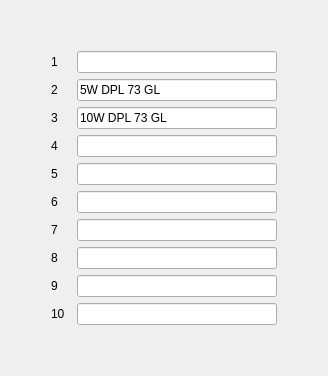
     <widget class="QWidget" name="tab_2">
      <attribute name="title">
       <string>Tx Macros</string>
      </attribute>
      <layout class="QVBoxLayout" name="verticalLayout_4">
       <item>
        <spacer name="verticalSpacer_5">
         <property name="orientation">
          <enum>Qt::Vertical</enum>
         </property>
         <property name="sizeHint" stdset="0">
          <size>
           <width>20</width>
           <height>40</height>
          </size>
         </property>
        </spacer>
       </item>
       <item>
        <layout class="QGridLayout" name="gridLayout">
         <item row="6" column="1">
          <widget class="QLabel" name="label_17">
           <property name="sizePolicy">
            <sizepolicy hsizetype="Fixed" vsizetype="Preferred">
             <horstretch>0</horstretch>
             <verstretch>0</verstretch>
            </sizepolicy>
           </property>
           <property name="minimumSize">
            <size>
             <width>20</width>
             <height>0</height>
            </size>
           </property>
           <property name="maximumSize">
            <size>
             <width>20</width>
             <height>16777215</height>
            </size>
           </property>
           <property name="text">
            <string>7</string>
           </property>
          </widget>
         </item>
         <item row="5" column="2">
          <widget class="QLineEdit" name="macro6">
           <property name="sizePolicy">
            <sizepolicy hsizetype="Fixed" vsizetype="Fixed">
             <horstretch>0</horstretch>
             <verstretch>0</verstretch>
            </sizepolicy>
           </property>
           <property name="minimumSize">
            <size>
             <width>200</width>
             <height>0</height>
            </size>
           </property>
           <property name="maximumSize">
            <size>
             <width>200</width>
             <height>16777215</height>
            </size>
           </property>
          </widget>
         </item>
         <item row="0" column="2">
          <widget class="QLineEdit" name="macro1">
           <property name="sizePolicy">
            <sizepolicy hsizetype="Fixed" vsizetype="Fixed">
             <horstretch>0</horstretch>
             <verstretch>0</verstretch>
            </sizepolicy>
           </property>
           <property name="minimumSize">
            <size>
             <width>200</width>
             <height>0</height>
            </size>
           </property>
           <property name="maximumSize">
            <size>
             <width>200</width>
             <height>16777215</height>
            </size>
           </property>
           <property name="text">
            <string/>
           </property>
          </widget>
         </item>
         <item row="2" column="1">
          <widget class="QLabel" name="label_13">
           <property name="sizePolicy">
            <sizepolicy hsizetype="Fixed" vsizetype="Preferred">
             <horstretch>0</horstretch>
             <verstretch>0</verstretch>
            </sizepolicy>
           </property>
           <property name="minimumSize">
            <size>
             <width>20</width>
             <height>0</height>
            </size>
           </property>
           <property name="maximumSize">
            <size>
             <width>20</width>
             <height>16777215</height>
            </size>
           </property>
           <property name="text">
            <string>3</string>
           </property>
          </widget>
         </item>
         <item row="2" column="2">
          <widget class="QLineEdit" name="macro3">
           <property name="sizePolicy">
            <sizepolicy hsizetype="Fixed" vsizetype="Fixed">
             <horstretch>0</horstretch>
             <verstretch>0</verstretch>
            </sizepolicy>
           </property>
           <property name="minimumSize">
            <size>
             <width>200</width>
             <height>0</height>
            </size>
           </property>
           <property name="maximumSize">
            <size>
             <width>200</width>
             <height>16777215</height>
            </size>
           </property>
           <property name="text">
            <string>10W DPL 73 GL</string>
           </property>
          </widget>
         </item>
         <item row="4" column="1">
          <widget class="QLabel" name="label_15">
           <property name="sizePolicy">
            <sizepolicy hsizetype="Fixed" vsizetype="Preferred">
             <horstretch>0</horstretch>
             <verstretch>0</verstretch>
            </sizepolicy>
           </property>
           <property name="minimumSize">
            <size>
             <width>20</width>
             <height>0</height>
            </size>
           </property>
           <property name="maximumSize">
            <size>
             <width>20</width>
             <height>16777215</height>
            </size>
           </property>
           <property name="text">
            <string>5</string>
           </property>
          </widget>
         </item>
         <item row="7" column="1">
          <widget class="QLabel" name="label_18">
           <property name="sizePolicy">
            <sizepolicy hsizetype="Fixed" vsizetype="Preferred">
             <horstretch>0</horstretch>
             <verstretch>0</verstretch>
            </sizepolicy>
           </property>
           <property name="minimumSize">
            <size>
             <width>20</width>
             <height>0</height>
            </size>
           </property>
           <property name="maximumSize">
            <size>
             <width>20</width>
             <height>16777215</height>
            </size>
           </property>
           <property name="text">
            <string>8</string>
           </property>
          </widget>
         </item>
         <item row="8" column="1">
          <widget class="QLabel" name="label_19">
           <property name="sizePolicy">
            <sizepolicy hsizetype="Fixed" vsizetype="Preferred">
             <horstretch>0</horstretch>
             <verstretch>0</verstretch>
            </sizepolicy>
           </property>
           <property name="minimumSize">
            <size>
             <width>20</width>
             <height>0</height>
            </size>
           </property>
           <property name="maximumSize">
            <size>
             <width>20</width>
             <height>16777215</height>
            </size>
           </property>
           <property name="text">
            <string>9</string>
           </property>
          </widget>
         </item>
         <item row="9" column="1">
          <widget class="QLabel" name="label_20">
           <property name="sizePolicy">
            <sizepolicy hsizetype="Fixed" vsizetype="Preferred">
             <horstretch>0</horstretch>
             <verstretch>0</verstretch>
            </sizepolicy>
           </property>
           <property name="minimumSize">
            <size>
             <width>20</width>
             <height>0</height>
            </size>
           </property>
           <property name="maximumSize">
            <size>
             <width>20</width>
             <height>16777215</height>
            </size>
           </property>
           <property name="text">
            <string>10</string>
           </property>
          </widget>
         </item>
         <item row="5" column="1">
          <widget class="QLabel" name="label_16">
           <property name="sizePolicy">
            <sizepolicy hsizetype="Fixed" vsizetype="Preferred">
             <horstretch>0</horstretch>
             <verstretch>0</verstretch>
            </sizepolicy>
           </property>
           <property name="minimumSize">
            <size>
             <width>20</width>
             <height>0</height>
            </size>
           </property>
           <property name="maximumSize">
            <size>
             <width>20</width>
             <height>16777215</height>
            </size>
           </property>
           <property name="text">
            <string>6</string>
           </property>
          </widget>
         </item>
         <item row="3" column="1">
          <widget class="QLabel" name="label_14">
           <property name="sizePolicy">
            <sizepolicy hsizetype="Fixed" vsizetype="Preferred">
             <horstretch>0</horstretch>
             <verstretch>0</verstretch>
            </sizepolicy>
           </property>
           <property name="minimumSize">
            <size>
             <width>20</width>
             <height>0</height>
            </size>
           </property>
           <property name="maximumSize">
            <size>
             <width>20</width>
             <height>16777215</height>
            </size>
           </property>
           <property name="text">
            <string>4</string>
           </property>
          </widget>
         </item>
         <item row="9" column="2">
          <widget class="QLineEdit" name="macro10">
           <property name="sizePolicy">
            <sizepolicy hsizetype="Fixed" vsizetype="Fixed">
             <horstretch>0</horstretch>
             <verstretch>0</verstretch>
            </sizepolicy>
           </property>
           <property name="minimumSize">
            <size>
             <width>200</width>
             <height>0</height>
            </size>
           </property>
           <property name="maximumSize">
            <size>
             <width>200</width>
             <height>16777215</height>
            </size>
           </property>
          </widget>
         </item>
         <item row="4" column="2">
          <widget class="QLineEdit" name="macro5">
           <property name="sizePolicy">
            <sizepolicy hsizetype="Fixed" vsizetype="Fixed">
             <horstretch>0</horstretch>
             <verstretch>0</verstretch>
            </sizepolicy>
           </property>
           <property name="minimumSize">
            <size>
             <width>200</width>
             <height>0</height>
            </size>
           </property>
           <property name="maximumSize">
            <size>
             <width>200</width>
             <height>16777215</height>
            </size>
           </property>
           <property name="text">
            <string/>
           </property>
          </widget>
         </item>
         <item row="3" column="2">
          <widget class="QLineEdit" name="macro4">
           <property name="sizePolicy">
            <sizepolicy hsizetype="Fixed" vsizetype="Fixed">
             <horstretch>0</horstretch>
             <verstretch>0</verstretch>
            </sizepolicy>
           </property>
           <property name="minimumSize">
            <size>
             <width>200</width>
             <height>0</height>
            </size>
           </property>
           <property name="maximumSize">
            <size>
             <width>200</width>
             <height>16777215</height>
            </size>
           </property>
           <property name="text">
            <string/>
           </property>
          </widget>
         </item>
         <item row="1" column="2">
          <widget class="QLineEdit" name="macro2">
           <property name="sizePolicy">
            <sizepolicy hsizetype="Fixed" vsizetype="Fixed">
             <horstretch>0</horstretch>
             <verstretch>0</verstretch>
            </sizepolicy>
           </property>
           <property name="minimumSize">
            <size>
             <width>200</width>
             <height>0</height>
            </size>
           </property>
           <property name="maximumSize">
            <size>
             <width>200</width>
             <height>16777215</height>
            </size>
           </property>
           <property name="text">
            <string>5W DPL 73 GL</string>
           </property>
          </widget>
         </item>
         <item row="8" column="2">
          <widget class="QLineEdit" name="macro9">
           <property name="sizePolicy">
            <sizepolicy hsizetype="Fixed" vsizetype="Fixed">
             <horstretch>0</horstretch>
             <verstretch>0</verstretch>
            </sizepolicy>
           </property>
           <property name="minimumSize">
            <size>
             <width>200</width>
             <height>0</height>
            </size>
           </property>
           <property name="maximumSize">
            <size>
             <width>200</width>
             <height>16777215</height>
            </size>
           </property>
          </widget>
         </item>
         <item row="5" column="3">
          <spacer name="horizontalSpacer_8">
           <property name="orientation">
            <enum>Qt::Horizontal</enum>
           </property>
           <property name="sizeHint" stdset="0">
            <size>
             <width>40</width>
             <height>20</height>
            </size>
           </property>
          </spacer>
         </item>
         <item row="0" column="1">
          <widget class="QLabel" name="label_11">
           <property name="sizePolicy">
            <sizepolicy hsizetype="Fixed" vsizetype="Preferred">
             <horstretch>0</horstretch>
             <verstretch>0</verstretch>
            </sizepolicy>
           </property>
           <property name="minimumSize">
            <size>
             <width>20</width>
             <height>0</height>
            </size>
           </property>
           <property name="maximumSize">
            <size>
             <width>20</width>
             <height>16777215</height>
            </size>
           </property>
           <property name="text">
            <string>1</string>
           </property>
          </widget>
         </item>
         <item row="6" column="2">
          <widget class="QLineEdit" name="macro7">
           <property name="sizePolicy">
            <sizepolicy hsizetype="Fixed" vsizetype="Fixed">
             <horstretch>0</horstretch>
             <verstretch>0</verstretch>
            </sizepolicy>
           </property>
           <property name="minimumSize">
            <size>
             <width>200</width>
             <height>0</height>
            </size>
           </property>
           <property name="maximumSize">
            <size>
             <width>200</width>
             <height>16777215</height>
            </size>
           </property>
          </widget>
         </item>
         <item row="1" column="1">
          <widget class="QLabel" name="label_12">
           <property name="sizePolicy">
            <sizepolicy hsizetype="Fixed" vsizetype="Preferred">
             <horstretch>0</horstretch>
             <verstretch>0</verstretch>
            </sizepolicy>
           </property>
           <property name="minimumSize">
            <size>
             <width>20</width>
             <height>0</height>
            </size>
           </property>
           <property name="maximumSize">
            <size>
             <width>20</width>
             <height>16777215</height>
            </size>
           </property>
           <property name="text">
            <string>2</string>
           </property>
          </widget>
         </item>
         <item row="7" column="2">
          <widget class="QLineEdit" name="macro8">
           <property name="sizePolicy">
            <sizepolicy hsizetype="Fixed" vsizetype="Fixed">
             <horstretch>0</horstretch>
             <verstretch>0</verstretch>
            </sizepolicy>
           </property>
           <property name="minimumSize">
            <size>
             <width>200</width>
             <height>0</height>
            </size>
           </property>
           <property name="maximumSize">
            <size>
             <width>200</width>
             <height>16777215</height>
            </size>
           </property>
          </widget>
         </item>
         <item row="5" column="0">
          <spacer name="horizontalSpacer">
           <property name="orientation">
            <enum>Qt::Horizontal</enum>
           </property>
           <property name="sizeHint" stdset="0">
            <size>
             <width>40</width>
             <height>20</height>
            </size>
           </property>
          </spacer>
         </item>
        </layout>
       </item>
       <item>
        <spacer name="verticalSpacer_3">
         <property name="orientation">
          <enum>Qt::Vertical</enum>
         </property>
         <property name="sizeHint" stdset="0">
          <size>
           <width>20</width>
           <height>40</height>
          </size>
         </property>
        </spacer>
       </item>
      </layout>
     </widget>
